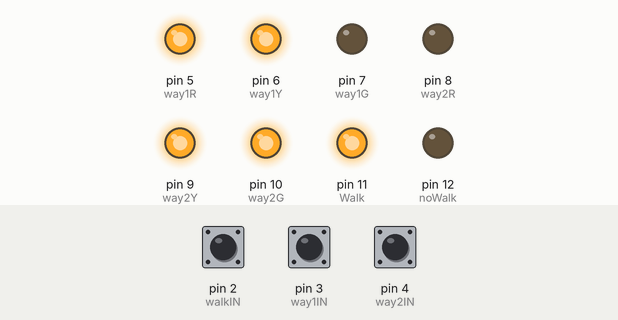
Simulated run of this sketch. Board: Arduino Uno, built with avr-gcc and run on an emulated ATmega328P. Parts: output pins drawn as LEDs (lit = HIGH). Inputs (shaded band) come from the test bench; at power-on: pin 3 (way1IN) HIGH, pin 2 (walkIN) HIGH, pin 4 (way2IN) HIGH.

Above: at 6.8 s.
6.9 s: pin 3 (way1IN) pulled LOW for 2.6 s
At 9.5 s:
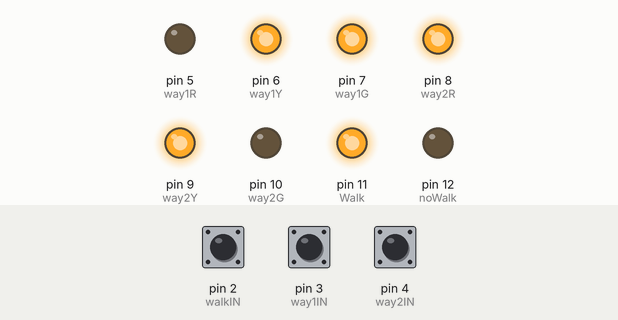
11.0 s: pin 2 (walkIN) pulled LOW for 2.6 s
At 11.8 s:
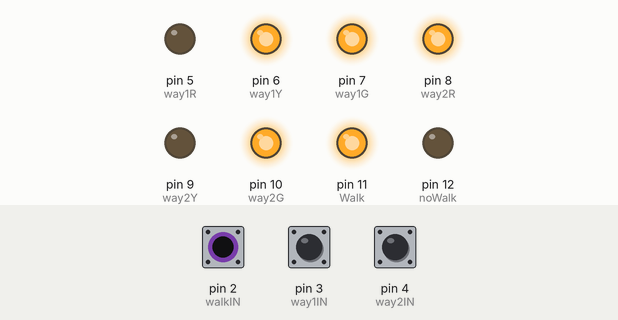
15.1 s: pin 4 (way2IN) pulled LOW for 2.6 s
At 18.0 s:
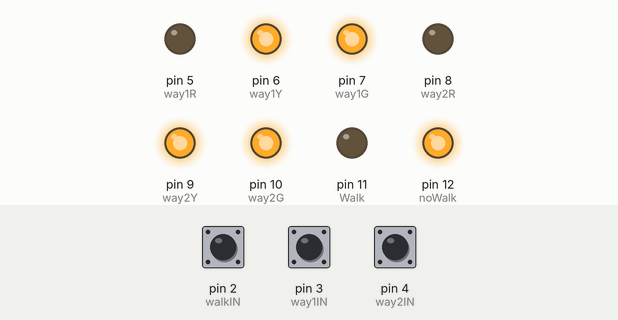
19.2 s: pin 2 (walkIN) pulled LOW for 2.6 s
At 21.15 s:
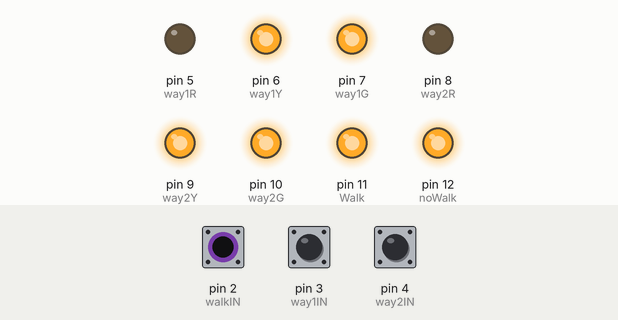
Timing chart, 0 to 22.8 s (numbered marks = the images above; inputs shaded):
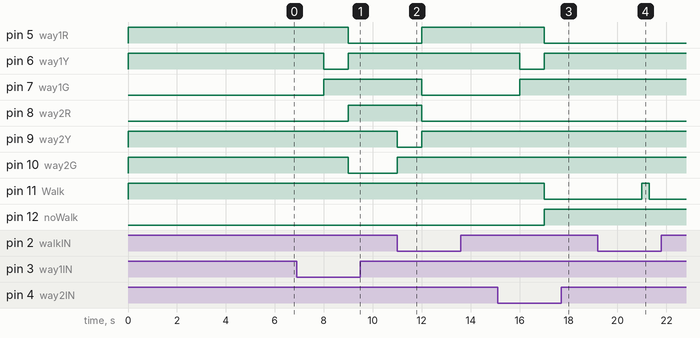

The sketch:

Assignment07.ino
```cpp
#define way1R 5
#define way1Y 6
#define way1G 7

#define way2R 8
#define way2Y 9
#define way2G 10

#define Walk   11
#define noWalk 12

#define walkIN 2
#define way1IN 3
#define way2IN 4

// Index ---------------
#define way1  0
#define wait1 1
#define way2  2
#define wait2 3
#define walk  4
#define waitW 5
// -------------------------------
struct state
{ unsigned long out ;
  unsigned long Time;
  unsigned long next[8];
};
typedef const struct state sType ;

sType FSM[7] =
{
  {B00110010, 2000, {way1  , wait1 , wait1 , wait1 , way1  , wait1 , wait1 , wait1 }},
  {B01010010, 1000, {way1  , walk  , way2  , way2  , way2  , walk  , way2  , way2  }},
  {B10000110, 2000, {way2  , wait2 , way2  , wait2 , wait2 , wait2 , wait2 , wait2 }},
  {B10001010, 1000, {way2  , walk  , way2  , walk  , way1  , way1  , way1  , walk  }},
  {B10010001, 2000, {walk  , walk  , 6     , 6     , 6     , 6     , 6     , 6     }},
  {B10010001, 1000, {waitW , way1  , way2  , way2  , way1  , way1  , way1  , way1  }},
  {B10010000, 300 , {5     , 5     , 5     , 5     , 5     , 5     , 5     , 5     }}
};

// -----------------------------------
void setup()
{
  pinMode(way1R , OUTPUT);
  pinMode(way1Y , OUTPUT);
  pinMode(way1G , OUTPUT);

  pinMode(way2R , OUTPUT);
  pinMode(way2Y , OUTPUT);
  pinMode(way2G , OUTPUT);

   pinMode(Walk  , OUTPUT);
  pinMode(noWalk, OUTPUT);

  pinMode(walkIN, INPUT_PULLUP);
  pinMode(way1IN, INPUT_PULLUP);
  pinMode(way2IN, INPUT_PULLUP);


}
unsigned long s = way1;
unsigned long  input, input1, input2, input3;

void loop()
{
  digitalWrite (way1R , !(FSM[s].out & B10000000));
  digitalWrite (way1Y , !(FSM[s].out & B01000000));
  digitalWrite (way1G , !(FSM[s].out & B00100000));
  digitalWrite (way2R , !(FSM[s].out & B00010000));
  digitalWrite (way2Y , !(FSM[s].out & B00001000));
  digitalWrite (way2G , !(FSM[s].out & B00000100));
  digitalWrite (noWalk, !(FSM[s].out & B00000010));
  digitalWrite (Walk  , !(FSM[s].out & B00000001));


  delay(FSM[s].Time);
  input1 = !digitalRead(walkIN);
  input2 = !digitalRead(way1IN);
  input3 = !digitalRead(way2IN);
  input  = (input1 * 4)  + (input2 * 2)  + input3;

  s = FSM[s].next[input];

}
```

Measured:
- after the input at 6.9 s, pin 5 (way1R), pin 10 (way2G): HIGH → LOW after 2.1 s; pin 6 (way1Y): HIGH → LOW after 1.1 s, → HIGH 1.0 s later; pin 7 (way1G): LOW → HIGH after 1.1 s; pin 8 (way2R): LOW → HIGH after 2.1 s
- after the input at 11.0 s, pin 5 (way1R): LOW → HIGH after 1.0 s; pin 7 (way1G), pin 8 (way2R): HIGH → LOW after 1.0 s; pin 9 (way2Y): HIGH → LOW at once, → HIGH 1.0 s later; pin 10 (way2G): LOW → HIGH at once
- after the input at 15.1 s, pin 5 (way1R), pin 11 (Walk): HIGH → LOW after 1.9 s; pin 6 (way1Y): HIGH → LOW after 0.90 s, → HIGH 1.0 s later; pin 7 (way1G): LOW → HIGH after 0.90 s; pin 12 (noWalk): LOW → HIGH after 1.9 s
- after the input at 19.2 s, pin 11 (Walk): LOW → HIGH after 1.8 s, → LOW 0.30 s later
